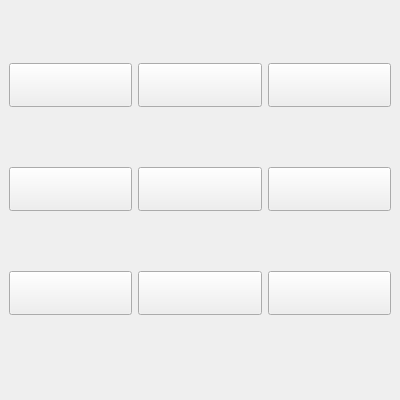
<?xml version="1.0" encoding="UTF-8"?>
<ui version="4.0">
 <class>MainWindow</class>
 <widget class="QMainWindow" name="MainWindow">
  <property name="geometry">
   <rect>
    <x>0</x>
    <y>0</y>
    <width>400</width>
    <height>400</height>
   </rect>
  </property>
  <widget class="QWidget" name="centralWidget">
   <layout class="QGridLayout" name="gridLayout">
    <item row="0" column="0">
     <widget class="QPushButton" name="btn_1">
      <property name="font">
       <font>
        <pointsize>24</pointsize>
        <bold>true</bold>
       </font>
      </property>
     </widget>
    </item>
    <item row="0" column="1">
     <widget class="QPushButton" name="btn_2">
      <property name="font">
       <font>
        <pointsize>24</pointsize>
        <bold>true</bold>
       </font>
      </property>
     </widget>
    </item>
    <item row="0" column="2">
     <widget class="QPushButton" name="btn_3">
      <property name="font">
       <font>
        <pointsize>24</pointsize>
        <bold>true</bold>
       </font>
      </property>
     </widget>
    </item>
    <item row="1" column="0">
     <widget class="QPushButton" name="btn_4">
      <property name="font">
       <font>
        <pointsize>24</pointsize>
        <bold>true</bold>
       </font>
      </property>
     </widget>
    </item>
    <item row="1" column="1">
     <widget class="QPushButton" name="btn_5">
      <property name="font">
       <font>
        <pointsize>24</pointsize>
        <bold>true</bold>
       </font>
      </property>
     </widget>
    </item>
    <item row="1" column="2">
     <widget class="QPushButton" name="btn_6">
      <property name="font">
       <font>
        <pointsize>24</pointsize>
        <bold>true</bold>
       </font>
      </property>
     </widget>
    </item>
    <item row="2" column="0">
     <widget class="QPushButton" name="btn_7">
      <property name="font">
       <font>
        <pointsize>24</pointsize>
        <bold>true</bold>
       </font>
      </property>
     </widget>
    </item>
    <item row="2" column="1">
     <widget class="QPushButton" name="btn_8">
      <property name="font">
       <font>
        <pointsize>24</pointsize>
        <bold>true</bold>
       </font>
      </property>
     </widget>
    </item>
    <item row="2" column="2">
     <widget class="QPushButton" name="btn_9">
      <property name="font">
       <font>
        <pointsize>24</pointsize>
        <bold>true</bold>
       </font>
      </property>
     </widget>
    </item>
   </layout>
   </widget>
  <widget class="QStatusBar" name="statusBar" native="true">
   <property name="sizeGripEnabled">
    <bool>false</bool>
   </property>
  </widget>
 </widget>
 <resources/>
 <connections/>
</ui>
